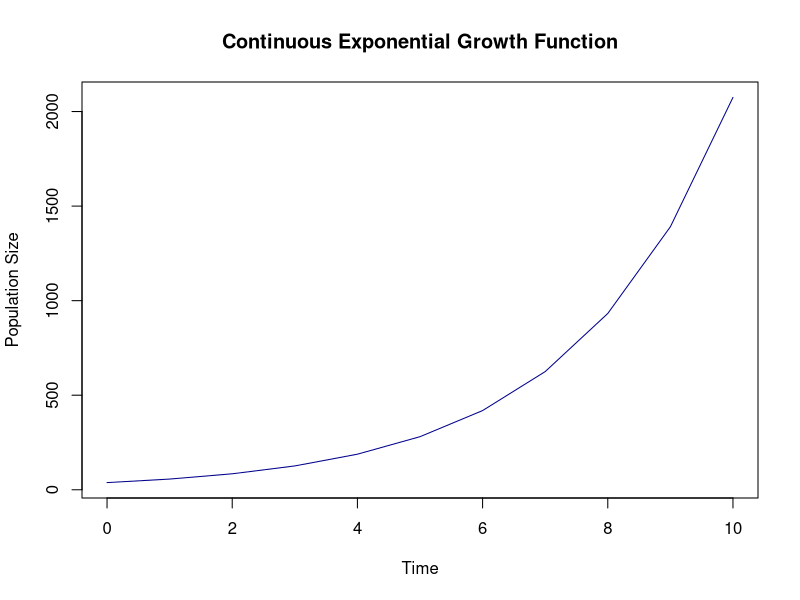
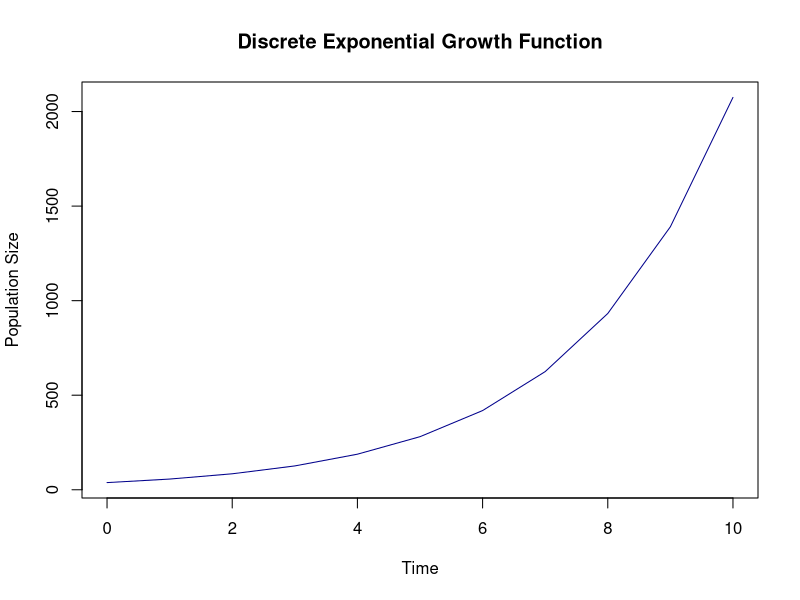
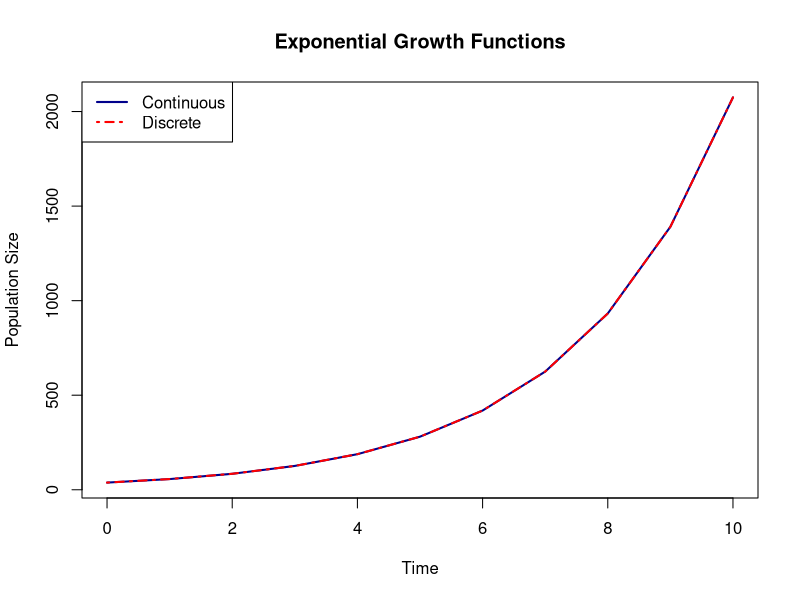

The R script that drew these images, in order:
## ---- chunk 1
knitr::opts_chunk$set(echo = TRUE)
## ---- chunk 2
# Define a continuous exponential growth function
con_exp_growth <- function(N_initial, r, NT){
  t_cont = 0:NT
  N = N_initial * exp(r*t_cont)
  return(N)
}

# Set initial conditions
r = 0.4
N_initial = 38
NT = 10

# Call function and graph
N = con_exp_growth(N_initial, r, NT)
plot(0:NT, N, type = 'l', main = "Continuous Exponential Growth Function", xlab = "Time", ylab = "Population Size", col = "DarkBlue")
## ---- chunk 3
# Define a discrete exponential growth function
dis_exp_growth <- function(N_initial, r, NT){
  R = exp(r)
  t_dis = 0:NT
  N = rep(N_initial,NT+1)
  
  for(t in 1:NT){
    N[t+1] = R*N[t]
  }
  return(N)
}

# Set initial conditions
r = 0.4
N_initial = 38
NT = 10

# Call function and graph
N = dis_exp_growth(N_initial, r, NT)
plot(0:NT, N, type = 'l', main = "Discrete Exponential Growth Function", xlab = "Time", ylab = "Population Size", col = "DarkBlue")
## ---- chunk 4
# Define a doubling time function
doubling_time <- function(r){
  double_time = (exp(2))/r
  return(double_time)
}

# Set initial conditions
r = 0.4

# Call function and output answer
double_time = doubling_time(r)
rounded_double_time = round(double_time,2)
print(paste("The doubling time according to both the discrete and continuous functions is", rounded_double_time))
## ---- chunk 5
# Set initial conditions
r = 0.4
N_initial = 38
NT = 10

# Call functions
N_con = con_exp_growth(N_initial, r, NT)
N_dis = dis_exp_growth(N_initial, r, NT)

# Graph both functions
plot(0:NT, N_con, type = 'l', main = "Exponential Growth Functions", xlab = "Time", ylab = "Population Size", col = "DarkBlue", lwd = 2)
lines(0:NT, N_dis, type = 'l', main = "Exponential Growth Functions", xlab = "Time", ylab = "Population Size", col = "Red", lty = 4, lwd = 2)
legend("topleft", legend = c("Continuous","Discrete"), col = c("DarkBlue","Red"), lty = c(1,4), lwd = c(2,2))
